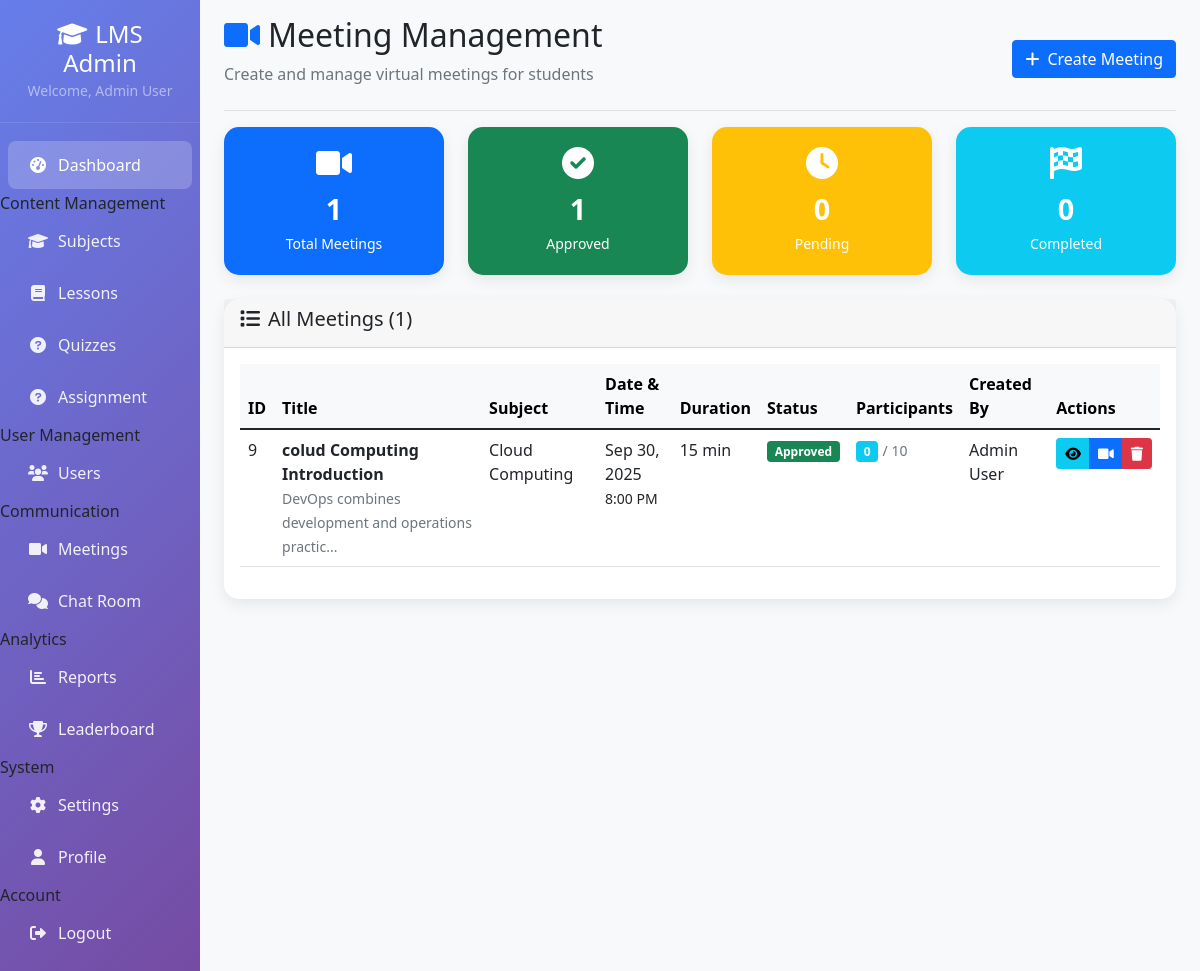
Screenshot of /admin/meetings.php (signed in) with the database file from the repository.
### tables this page shows
CREATE TABLE `meetings` (
  `id` int(11) NOT NULL,
  `title` varchar(255) NOT NULL,
  `description` text DEFAULT NULL,
  `subject_id` int(11) DEFAULT NULL,
  `lesson_id` int(11) DEFAULT NULL,
  `meeting_date` datetime NOT NULL,
  `duration` int(11) DEFAULT 60,
  `meeting_link` varchar(500) DEFAULT NULL,
  `meeting_password` varchar(100) DEFAULT NULL,
  `max_participants` int(11) DEFAULT 50,
  `status` enum('pending','approved','rejected','completed','cancelled') DEFAULT 'pending',
  `created_by` int(11) NOT NULL,
  `approved_by` int(11) DEFAULT NULL,
  `created_at` timestamp NOT NULL DEFAULT current_timestamp(),
  `updated_at` timestamp NOT NULL DEFAULT current_timestamp() ON UPDATE current_timestamp()
);

CREATE TABLE `users` (
  `id` int(11) NOT NULL,
  `name` varchar(100) NOT NULL,
  `email` varchar(100) NOT NULL,
  `password` varchar(255) NOT NULL,
  `role` enum('admin','student') DEFAULT 'student',
  `status` enum('active','inactive','banned','online') DEFAULT 'active',
  `created_at` timestamp NOT NULL DEFAULT current_timestamp(),
  `updated_at` timestamp NOT NULL DEFAULT current_timestamp() ON UPDATE current_timestamp()
);

### admin/meetings.php (the view, shortened to what this page needs)
<?php
$conn = new mysqli('localhost', 'root', '', 'learning_platform');
$meetings_query = "SELECT m.*,
    COALESCE(s.name, 'No Subject') as subject_name,
    COALESCE(l.title, 'No Lesson') as lesson_title,
    creator.name as creator_name,
    approver.name as approver_name,
    COUNT(mp.id) as participant_count
    FROM meetings m
    LEFT JOIN subjects s ON m.subject_id = s.id
    LEFT JOIN lessons l ON m.lesson_id = l.id
    LEFT JOIN users creator ON m.created_by = creator.id
    LEFT JOIN users approver ON m.approved_by = approver.id
    LEFT JOIN meeting_participants mp ON m.id = mp.meeting_id
    GROUP BY m.id, m.title, m.description, m.subject_id, m.lesson_id, m.meeting_date, m.duration, m.meeting_link, m.meeting_password, m.max_participants, m.status, m.created_by, m.approved_by, m.created_at, m.updated_at, s.name, l.title, creator.name, approver.name
    ORDER BY m.created_at DESC";
$meetings = $conn->query($meetings_query);
$meeting_stats_query = "SELECT
    COUNT(*) as total_meetings,
    COUNT(CASE WHEN status = 'approved' THEN 1 END) as approved_count,
    COUNT(CASE WHEN status = 'pending' THEN 1 END) as pending_count,
    COUNT(CASE WHEN status = 'completed' THEN 1 END) as completed_count
    FROM meetings";
$stats_result = $conn->query($meeting_stats_query);
$meeting_stats = $stats_result ? $stats_result->fetch_assoc() : [
    'total_meetings' => 0,
    'approved_count' => 0,
    'pending_count' => 0,
    'completed_count' => 0
];
?>
<!DOCTYPE html>
<html lang="en">
<head>
    <link href="https://cdn.jsdelivr.net/npm/bootstrap@5.1.3/dist/css/bootstrap.min.css" rel="stylesheet">
    <link href="https://cdnjs.cloudflare.com/ajax/libs/font-awesome/6.0.0/css/all.min.css" rel="stylesheet">
</head>
<body>
    <div class="container-fluid">
        <div class="row">
            <nav class="col-md-2 d-md-block sidebar p-0">
                <div class="position-sticky pt-0">
                    <div class="sidebar-brand">
                        <h4><i class="fas fa-graduation-cap me-2"></i>LMS Admin</h4>
                        <small class="text-white-50">Welcome, <?php echo htmlspecialchars($_SESSION['name']); ?></small>
                    </div>
                    <ul class="nav flex-column py-3">
                        <li class="nav-item">
                            <a class="nav-link active" href="dashboard.php">
                                <i class="fas fa-tachometer-alt"></i>Dashboard
                            </a>
                        </li>
                        <div class="nav-section">Content Management</div>
                        <li class="nav-item">
                            <a class="nav-link" href="subjects.php">
                                <i class="fas fa-graduation-cap"></i>Subjects
                            </a>
                        </li>
                        <li class="nav-item">
                            <a class="nav-link" href="lessons.php">
                                <i class="fas fa-book"></i>Lessons
                            </a>
                        </li>
                        <li class="nav-item">
                            <a class="nav-link" href="quizzes.php">
                                <i class="fas fa-question-circle"></i>Quizzes
                            </a>
                        </li>
                        <li class="nav-item">
                            <a class="nav-link" href="assignments.php">
                                <i class="fas fa-question-circle"></i>Assignment
                            </a>
                        </li>
                        <div class="nav-section">User Management</div>
                        <li class="nav-item">
                            <a class="nav-link" href="users.php">
                                <i class="fas fa-users"></i>Users
                            </a>
                        </li>
                        <div class="nav-section">Communication</div>
                        <li class="nav-item">
                            <a class="nav-link" href="meetings.php">
                                <i class="fas fa-video"></i>Meetings
                            </a>
                        </li>
                        <li class="nav-item">
                            <a class="nav-link" href="chatroom.php">
                                <i class="fas fa-comments"></i>Chat Room
                            </a>
                        </li>
                        <div class="nav-section">Analytics</div>
                        <li class="nav-item">
                            <a class="nav-link" href="reports.php">
                                <i class="fas fa-chart-bar"></i>Reports
                            </a>
                        </li>
                        <li class="nav-item">
                            <a class="nav-link" href="leaderboard.php">
                                <i class="fas fa-trophy"></i>Leaderboard
                            </a>
                        </li>
                        <div class="nav-section">System</div>
                        <li class="nav-item">
                            <a class="nav-link" href="settings.php">
                                <i class="fas fa-cog"></i>Settings
                            </a>
                        </li>
                        <li class="nav-item">
                            <a class="nav-link" href="profile.php">
                                <i class="fas fa-user"></i>Profile
                            </a>
                        </li>
                        <div class="nav-section">Account</div>
                        <li class="nav-item">
                            <a class="nav-link" href="../logout.php" onclick="return confirm('Are you sure you want to logout?')">
                                <i class="fas fa-sign-out-alt"></i>Logout
                            </a>
                        </li>
                    </ul>
                </div>
            </nav>
            <main class="col-md-10 ms-sm-auto px-md-4">
                <div class="d-flex justify-content-between flex-wrap flex-md-nowrap align-items-center pt-3 pb-2 mb-3 border-bottom">
                    <div>
                        <h1 class="h2"><i class="fas fa-video me-2 text-primary"></i>Meeting Management</h1>
                        <p class="text-muted">Create and manage virtual meetings for students</p>
                    </div>
                    <div class="btn-toolbar">
                        <button class="btn btn-primary" data-bs-toggle="modal" data-bs-target="#createMeetingModal">
                            <i class="fas fa-plus me-2"></i>Create Meeting
                        </button>
                    </div>
                </div>
                <div class="row mb-4">
                    <div class="col-md-3">
                        <div class="card text-white bg-primary">
                            <div class="card-body stat-card">
                                <i class="fas fa-video fa-2x mb-2"></i>
                                <div class="stat-number"><?php echo $meeting_stats['total_meetings']; ?></div>
                                <small>Total Meetings</small>
                            </div>
                        </div>
                    </div>
                    <div class="col-md-3">
                        <div class="card text-white bg-success">
                            <div class="card-body stat-card">
                                <i class="fas fa-check-circle fa-2x mb-2"></i>
                                <div class="stat-number"><?php echo $meeting_stats['approved_count']; ?></div>
                                <small>Approved</small>
                            </div>
                        </div>
                    </div>
                    <div class="col-md-3">
                        <div class="card text-white bg-warning">
                            <div class="card-body stat-card">
                                <i class="fas fa-clock fa-2x mb-2"></i>
                                <div class="stat-number"><?php echo $meeting_stats['pending_count']; ?></div>
                                <small>Pending</small>
                            </div>
                        </div>
                    </div>
                    <div class="col-md-3">
                        <div class="card text-white bg-info">
                            <div class="card-body stat-card">
                                <i class="fas fa-flag-checkered fa-2x mb-2"></i>
                                <div class="stat-number"><?php echo $meeting_stats['completed_count']; ?></div>
                                <small>Completed</small>
                            </div>
                        </div>
                    </div>
                </div>
                <div class="card">
                    <div class="card-header">
                        <h5><i class="fas fa-list me-2"></i>All Meetings (<?php echo $meetings ? $meetings->num_rows : 0; ?>)</h5>
                    </div>
                    <div class="card-body">
                        <?php if ($meetings && $meetings->num_rows > 0): ?>
                        <div class="table-responsive">
                            <table class="table table-hover">
                                <thead class="table-light">
                                    <tr>
                                        <th>ID</th>
                                        <th>Title</th>
                                        <th>Subject</th>
                                        <th>Date & Time</th>
                                        <th>Duration</th>
                                        <th>Status</th>
                                        <th>Participants</th>
                                        <th>Created By</th>
                                        <th>Actions</th>
                                    </tr>
                                </thead>
                                <tbody>
                                    <?php while ($meeting = $meetings->fetch_assoc()): ?>
                                    <tr>
                                        <td><?php echo $meeting['id']; ?></td>
                                        <td>
                                            <strong><?php echo htmlspecialchars($meeting['title']); ?></strong>
                                            <?php if (!empty($meeting['description'])): ?>
                                            <br><small class="text-muted"><?php echo substr(htmlspecialchars($meeting['description']), 0, 50); ?>...</small>
                                            <?php endif; ?>
                                        </td>
                                        <td><?php echo htmlspecialchars($meeting['subject_name']); ?></td>
                                        <td>
                                            <?php echo date('M j, Y', strtotime($meeting['meeting_date'])); ?>
                                            <br><small><?php echo date('g:i A', strtotime($meeting['meeting_date'])); ?></small>
                                        </td>
                                        <td><?php echo $meeting['duration']; ?> min</td>
                                        <td>
                                            <span class="badge bg-<?php
                                                echo $meeting['status'] == 'approved' ? 'success' :
                                                    ($meeting['status'] == 'pending' ? 'warning' : 'secondary');
                                            ?>">
                                                <?php echo ucfirst($meeting['status']); ?>
                                            </span>
                                        </td>
                                        <td>
                                            <span class="badge bg-info"><?php echo $meeting['participant_count']; ?></span>
                                            <small class="text-muted">/ <?php echo $meeting['max_participants']; ?></small>
                                        </td>
                                        <td><?php echo htmlspecialchars($meeting['creator_name']); ?></td>
                                        <td>
                                            <div class="btn-group" role="group">
                                                <button class="btn btn-info btn-sm" onclick="viewMeeting(<?php echo $meeting['id']; ?>)" title="View Details">
                                                    <i class="fas fa-eye"></i>
                                                </button>
                                                <?php if ($meeting['status'] == 'approved' && !empty($meeting['meeting_link'])): ?>
                                                <button class="btn btn-primary btn-sm" onclick="joinMeeting('<?php echo htmlspecialchars($meeting['meeting_link']); ?>')" title="Join Meeting">
                                                    <i class="fas fa-video"></i>
                                                </button>
                                                <?php endif; ?>
                                                <button class="btn btn-danger btn-sm delete-btn" onclick="confirmDelete(<?php echo $meeting['id']; ?>, '<?php echo htmlspecialchars($meeting['title']); ?>')" title="Delete Meeting">
                                                    <i class="fas fa-trash"></i>
                                                </button>
                                            </div>
                                        </td>
                                    </tr>
                                    <?php endwhile; ?>
                                </tbody>
                            </table>
                        </div>
                        <?php endif; ?>
                    </div>
                </div>
            </main>
        </div>
    </div>
</body>
</html>

### admin/meetings.php (style rules this page uses)
body { background-color: #f8f9fa; font-family: 'Segoe UI', Tahoma, Geneva, Verdana, sans-serif; }
.sidebar { min-height: 100vh; background: linear-gradient(135deg, #667eea 0%, #764ba2 100%); }
.sidebar .nav-link { color: rgba(255, 255, 255, 0.9); padding: 12px 20px; margin: 2px 8px; border-radius: 8px; transition: all 0.3s ease; }
.sidebar .nav-link:hover, .sidebar .nav-link.active { background: rgba(255, 255, 255, 0.2); color: white; }
.sidebar .nav-link i { width: 20px; text-align: center; margin-right: 10px; }
.card { border: none; border-radius: 15px; box-shadow: 0 5px 15px rgba(0, 0, 0, 0.08); }
.sidebar-brand { padding: 20px; text-align: center; border-bottom: 1px solid rgba(255, 255, 255, 0.1); }
.sidebar-brand h4 { color: white; margin: 0; }
.stat-card { text-align: center; padding: 20px; }
.stat-number { font-size: 1.8rem; font-weight: bold; }

### rows the page displays
meetings: id "9", title "colud Computing Introduction", description "DevOps combines development and operations practic", subject_name "Cloud Computing", meeting_date "Sep 30, 2025", meeting_date "8:00 PM", duration "15", status "Approved", participant_count "0", max_participants "10", users.name "Admin User"

### other values shown
$_SESSION['name'] "Admin User"
$meeting_stats['total_meetings'] "1"
$meeting_stats['approved_count'] "1"
$meeting_stats['pending_count'] "0"
$meeting_stats['completed_count'] "0"
$meetings->num_rows "1"
